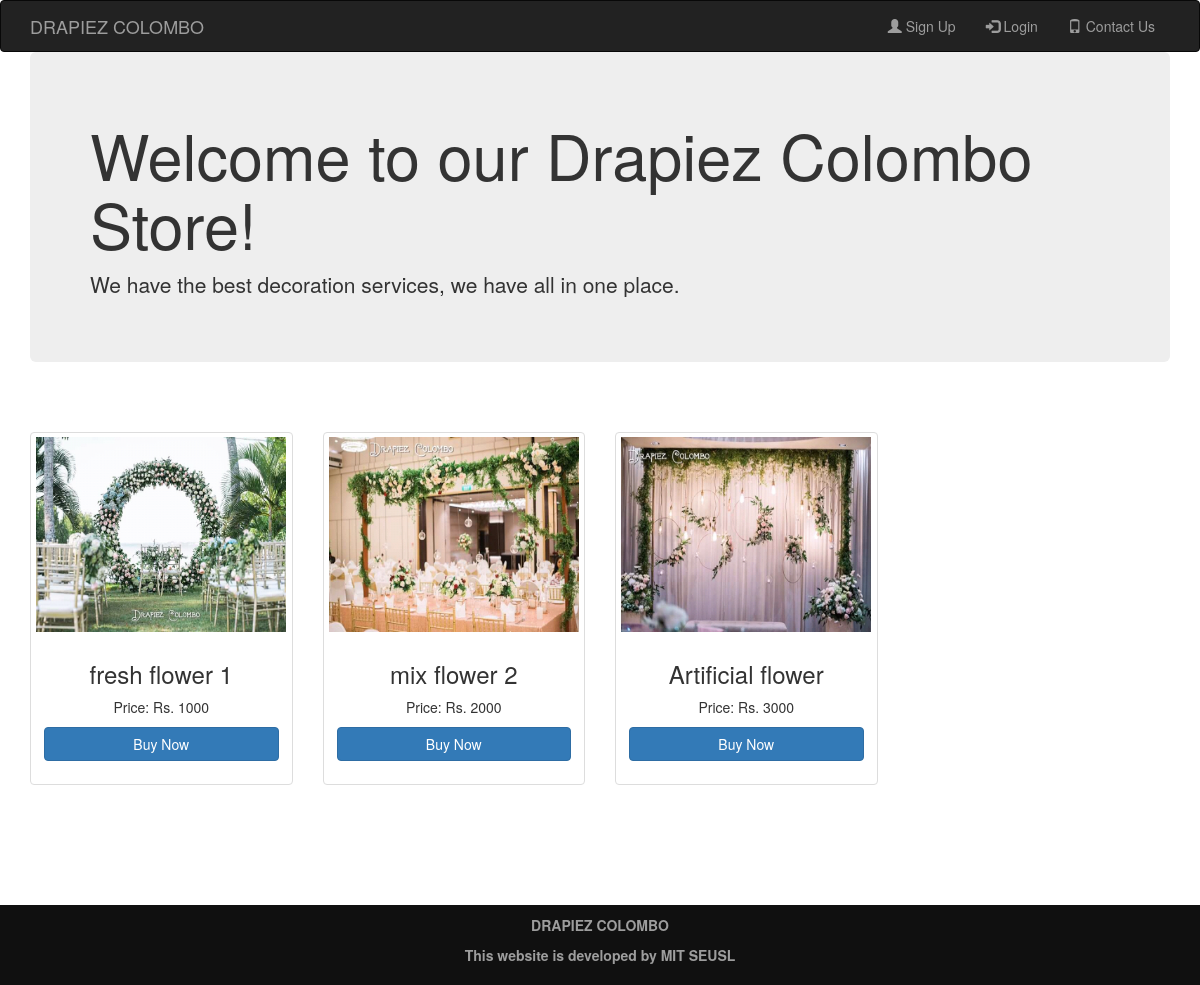
Page /flowershop/products.php?all_flowers=true on the committed database.
### tables this page shows
CREATE TABLE `flowers` (
  `id` int(10) NOT NULL,
  `flower_name` varchar(100) NOT NULL,
  `category` varchar(100) NOT NULL,
  `image` varchar(200) NOT NULL,
  `price` int(100) NOT NULL
);

### flowershop/products.php (the view, shortened to what this page needs)
<?php
	require 'connection.php';
?>
<!DOCTYPE html>
<html>
    <head>
        <link rel="stylesheet" href="bootstrap/css/bootstrap.min.css" type="text/css">
        <link rel="stylesheet" href="css/style.css" type="text/css">
    </head>
    <body>
        <div>
            <?php
                require 'header.php';
            ?>
            <div class="container">
                <div class="jumbotron">
                    <h1>Welcome to our Drapiez Colombo Store!</h1>
                    <p>We have the best decoration services, we have all in one place.</p>
                </div>
            </div>
            <br><br>
		<?php if(isset($_GET['all_flowers'])): ?>
				<div class="container">
			<div class="row">
										 <?php $sql1= "SELECT * FROM flowers";
									$arr1=mysqli_query($con,$sql1);
									$arrr = mysqli_fetch_all($arr1);
                                  $no=count($arrr);
										?>
                                  <table class="table table-bordered">
                                <tbody>
                                <?php
                                $i=0;
                                while($i<$no)
                                {
										echo"
										<div class='col-md-3 col-sm-6'>
										<div class='thumbnail'>
										<a href=cart.php>
										<img src={$arrr[$i][3]}  style='width: 250px; height: 195px;' alt=PINK;>
										</a>
										<center>
										<div class='caption'>
											<h3>{$arrr[$i][1]}</h3>
											<p>Price: Rs. {$arrr[$i][4]}</p>";
										 if(!isset($_SESSION['email'])){
											 echo "<a href=login.php role=button class='btn btn-primary btn-block'>Buy Now</a></p>";
										 }
										 else{
										echo "<a href=cart_add.php?add_to_cart=true&id={$arrr[$i][0]} class='btn btn-block btn-primary'  name=add value=add class='btn btn-block btr-primary'>Add to cart</a>";
										 }
										echo "</div>
										</center>
										</div></div>";
                                  $i++;
                                }
                                ?>
                                </tbody>
                                </table>
					</div>
					</div>
			<?php else: ?>
			<?php endif;?>
			<br><br><br><br><br><br><br><br>
           <footer class="footer">
               <div class="container">
                <center>
                   <p>DRAPIEZ COLOMBO</p>
                   <p>This website is developed by MIT SEUSL</p>
               </center>
               </div>
           </footer>
        </div>
    </body>
</html>

### flowershop/css/style.css (style rules this page uses)
footer { background-color:#101010; color:#9d9d9d; font-size:14px; font-weight:bold; padding:10px; bottom:0; }
html { min-height:100%; position:relative; }
.footer { position: absolute; bottom:0; right:0; left:0; }

### rows in the picture
flowers: image (picture), flower_name "fresh flower 1", price "1000"
flowers: image (picture), flower_name "mix flower 2", price "2000"
flowers: image (picture), flower_name "Artificial flower", price "3000"
